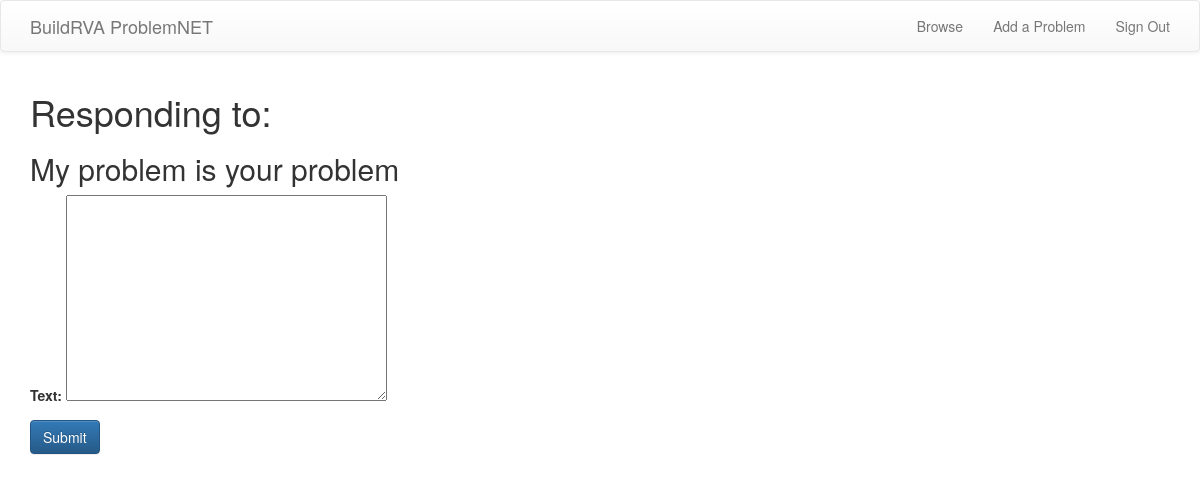
Before: /problem/1/addcomment/ (signed in) with the older database file.
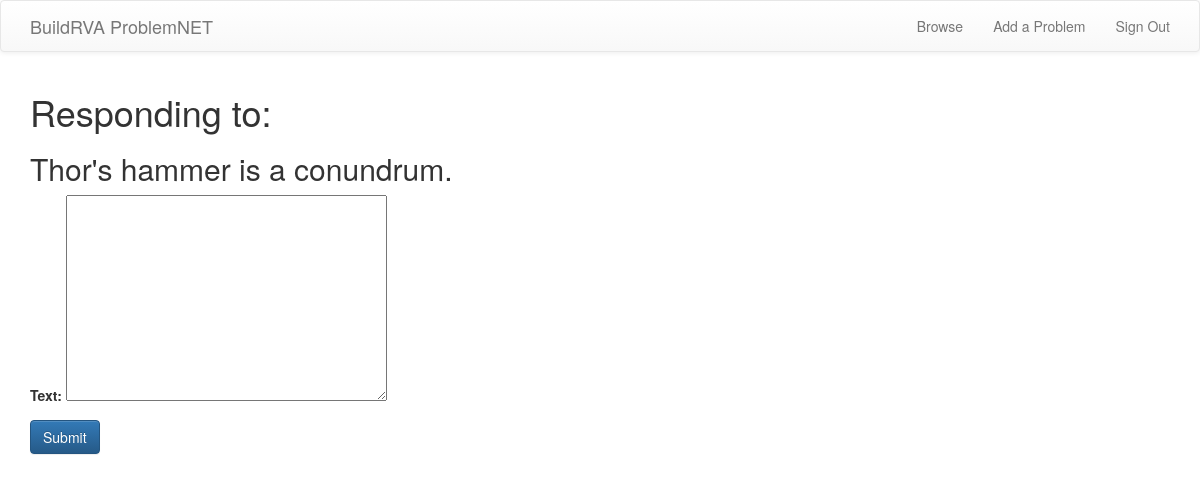
After: the same page with the newer database file.
### problems/models.py (models this page shows, shortened)
class Problem(models.Model):
    author = models.ForeignKey(User)
    text = models.TextField()
    create_date = models.DateTimeField(default=timezone.now)
    published_date = models.DateTimeField(blank=True, null=True)

### problems/views.py (the view)
# urls.py: url(r'^problem/(?P<pk>\d+)/addcomment/$', views.add_comment_to_problem, name='createcomment'),
@login_required
def add_comment_to_problem(request,pk):
    problem = get_object_or_404(models.Problem,pk=pk)
    print(problem.pk)
    if request.method == 'POST':
        form = CommentForm(request.POST)
        if form.is_valid():
            comment = form.save(commit=False)
            comment.problem = problem
            comment.author = request.user
            comment.save()
            return redirect('problems:problem_detail',pk=problem.pk)
    else:
        form = CommentForm()
    return render(request,'problems/comment_add.html',{'form':form, 'problem':problem})

### problems/forms.py
class CommentForm(forms.ModelForm):
    class Meta():
        model = Comment
        fields = ('text',)

### problems/templates/problems/comment_add.html (shortened to what this page needs)
{% extends "sitewide/base.html" %}
{% block content %}
<h1>Responding to:</h1>
<h2>{{problem.text}}</h2>
<form method="POST">
  {{ form.as_p }}
  <input type="submit" class='btn btn-primary' value=Submit>
</form>
{% endblock %}

Changed rows visible on the page:
changed Problem: text "My problem is your problem" → "Thor's hammer is a conundrum."
